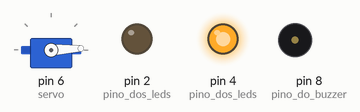
Recording of a sketch running on a simulated Arduino Uno, built with avr-gcc and run on an emulated ATmega328P. On the bench: servo, output pins drawn as LEDs (lit = HIGH), buzzer (waves = sounding).

Above: at 1.05 s.
At 1.8 s:
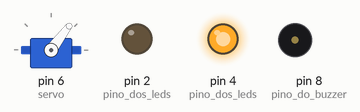
At 2.6 s:
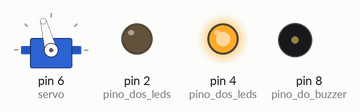
At 4.2 s:
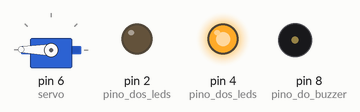
At 5.8 s:
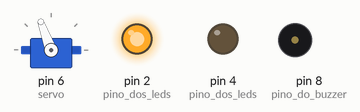
At 7.4 s:
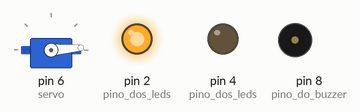
Timing chart, 0 to 9.4 s (numbered marks = the images above):
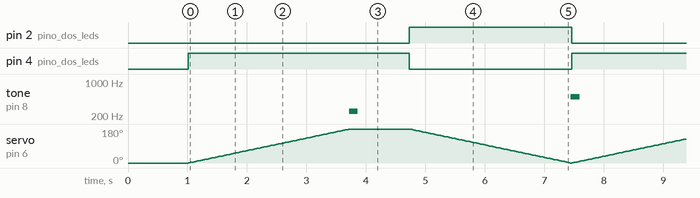

The sketch:

Servo-Led-Buzzer.ino
```cpp
#include <Servo.h>
Servo servo; // Instanciando o servo motor
int pos;// var de controle

void setup (){

servo.attach(6); // Dizendo onde o servo está
servo.write(0); // Dizendo que vale 0
pinMode(8, OUTPUT); // pino do buzzer
pinMode(4, OUTPUT); // pino dos leds
pinMode(2, OUTPUT); // pino dos leds
delay(1000);

}
void loop(){

for(pos = 0; pos < 180; pos++){
servo.write(pos);
delay(15);
digitalWrite(4, HIGH);
digitalWrite(2, LOW);
}

tone(8,250,150);//Vou pesquisar
delay(1000);

for(pos = 180; pos >= 0; pos--){
servo.write(pos);
delay(15);
digitalWrite(4, LOW);
digitalWrite(2, HIGH);
}
  tone(8,500,150);
}
```

Measured:
- by itself, pin 2 (pino_dos_leds): alternates HIGH for 2.7 s and LOW for 3.7 s
- by itself, pin 4 (pino_dos_leds): alternates HIGH for 3.7 s and LOW for 2.7 s
- by itself, tone on pin 8 (pino_do_buzzer): repeats every 6.4 s: silent 3.6 s, 500 Hz 0.15 s, silent 2.6 s, 250 Hz 0.15 s
